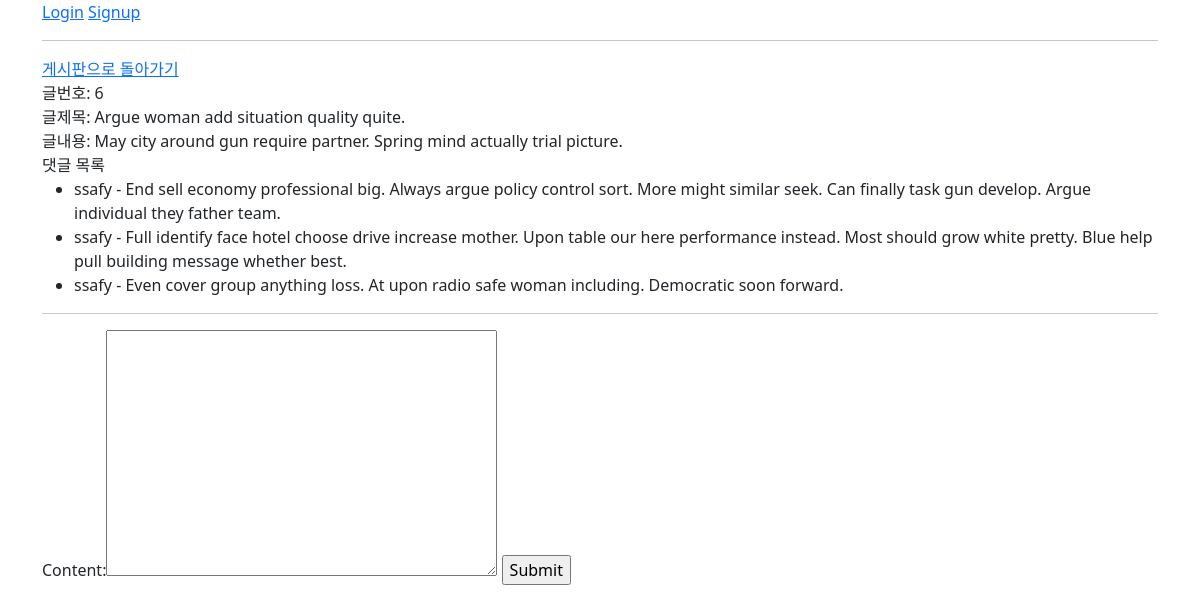
Screenshot of /articles/board/6 with the database file from the repository.
### api/models.py (models this page shows)
class Article(models.Model):
    user = models.ForeignKey(settings.AUTH_USER_MODEL, on_delete=models.CASCADE)
    title = models.CharField(max_length=100)
    content = models.TextField()
    created_at = models.DateTimeField(auto_now_add=True)
    updated_at = models.DateTimeField(auto_now=True)

class Comment(models.Model):
    article = models.ForeignKey(Article, on_delete=models.CASCADE)
    user = models.ForeignKey(settings.AUTH_USER_MODEL, on_delete=models.CASCADE)
    content = models.TextField()
    created_at = models.DateTimeField(auto_now_add=True)
    updated_at = models.DateTimeField(auto_now=True)

### accounts/models.py (models this page shows)
class User(AbstractUser):
    pass

### articles/views.py (the view)
# urls.py: path('board/<int:pk>', views.detail, name="detail"),
def detail(request, pk):
    article = get_object_or_404(Article, pk=pk)
    comment_form = CommentForm()
    comments = article.comment_set.all()
    context = {
        'article': article,
        'comment_form': comment_form,
        'comments': comments,
    }
    return render(request, 'articles/detail.html', context)

### articles/forms.py
class CommentForm(forms.ModelForm):
    class Meta:
        model = Comment
        exclude = ('article', 'user',)

### articles/templates/articles/detail.html (shortened to what this page needs)
{% extends 'base.html' %}
{% block content %}
    <div>
        <a href="{% url 'articles:board' %}">게시판으로 돌아가기</a>
    </div>
    <div>글번호: {{ article.id }}</div>
    <div>글제목: {{ article.title }}</div>
    <div>글내용: {{ article.content }}</div>
    <div>댓글 목록</div>
    <ul>
        {% for comment in comments %}
            <li>{{ comment.user }} - {{ comment.content }}</li>
        {% endfor %}
    </ul>
    <hr>
    <div>
        <form action="{% url 'articles:comments_create' article.pk %}" method="POST">
            {{ comment_form }}
            <input type="submit">
        </form>
    </div>
{% endblock  %}

### templates/base.html (shortened to what this page needs)
<!DOCTYPE html>
<html lang="en">
<head>
  <link href="https://cdn.jsdelivr.net/npm/bootstrap@5.2.0/dist/css/bootstrap.min.css" rel="stylesheet">  <title>Document</title>
</head>
<body>
  <div class="container">
    {% if request.user.is_authenticated %}
      <h3>{{ user }}</h3>
      <form action="{% url 'accounts:logout' %}" method="POST">
        {% csrf_token %}
        <input type="submit" value="Logout">
      </form>
      <form action="{% url 'accounts:delete' %}" method="POST">
        {% csrf_token %}
        <input type="submit" value="회원탈퇴">
      </form>
      <a href="{% url 'accounts:update' %}">회원정보수정</a>
    {% else %}
      <a href="{% url 'accounts:login' %}">Login</a>
      <a href="{% url 'accounts:signup' %}">Signup</a>
    {% endif %}
    <hr>
    {% block content %}
    {% endblock content %}
  </div>
</body>
</html>

### rows the page displays
Article: id "6", title "Argue woman add situation quality quite.", content "May city around gun require partner. Spring mind actually trial picture."
Comment: user "ssafy", content "End sell economy professional big. Always argue policy control sort. More might similar seek. Can finally task gun develop. Argue individual they father team."
Comment: user "ssafy", content "Full identify face hotel choose drive increase mother. Upon table our here performance instead. Most should grow white pretty. Blue help pull building message whether best."
Comment: user "ssafy", content "Even cover group anything loss. At upon radio safe woman including. Democratic soon forward."
